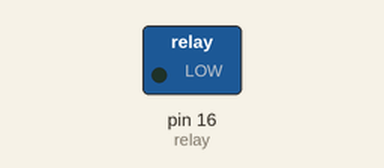
A program run on a simulated Raspberry Pi (header pin numbers). Parts: switched loads named in the program (green lamp = pin HIGH). Dashed ring = blinking. At 8.0 s the program stops and its outputs stay as they are.

Above: at 0.5 s.
Timing chart, 0 to 4.6 s (numbered marks = the images above):
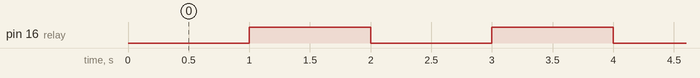

The program:

relay.py
```python
import RPi.GPIO as GPIO
import time

relay=16
GPIO.setwarnings(False)
GPIO.setmode(GPIO.BOARD)
GPIO.setup(relay,GPIO.OUT)
for i in range(4):
      GPIO.output(relay,GPIO.LOW)
      time.sleep(1)
      GPIO.output(relay,GPIO.HIGH)
      time.sleep(1)
GPIO.cleanup()
```

Measured:
- by itself, pin 16 (relay): alternates HIGH for 1.0 s and LOW for 1.0 s
